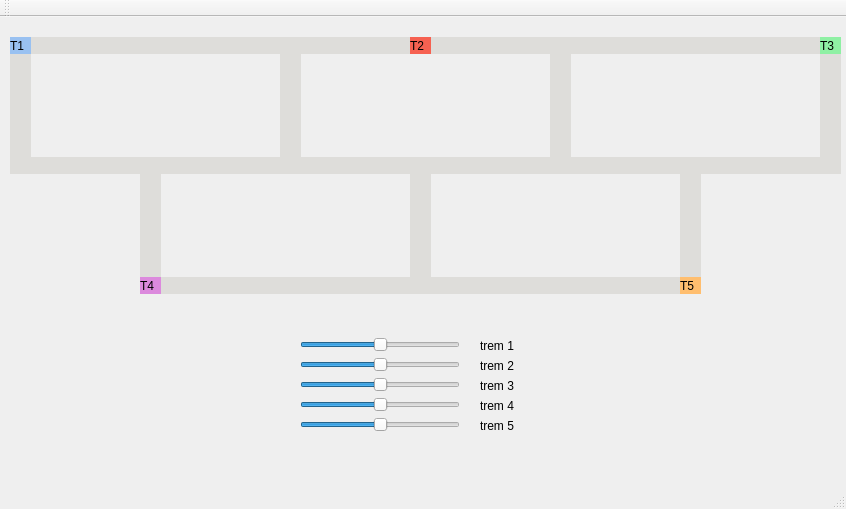
<?xml version="1.0" encoding="UTF-8"?>
<ui version="4.0">
 <class>MainWindow</class>
 <widget class="QMainWindow" name="MainWindow">
  <property name="geometry">
   <rect>
    <x>0</x>
    <y>0</y>
    <width>846</width>
    <height>509</height>
   </rect>
  </property>
  <property name="windowTitle">
   <string>MainWindow</string>
  </property>
  <widget class="QWidget" name="centralWidget">
   <widget class="QLabel" name="label_trem1">
    <property name="geometry">
     <rect>
      <x>10</x>
      <y>20</y>
      <width>21</width>
      <height>17</height>
     </rect>
    </property>
    <property name="styleSheet">
     <string notr="true">QLabel { background:rgb(153, 193, 241)}</string>
    </property>
    <property name="text">
     <string>T1</string>
    </property>
    <property name="scaledContents">
     <bool>false</bool>
    </property>
    <property name="wordWrap">
     <bool>false</bool>
    </property>
   </widget>
   <widget class="QLabel" name="label_trilho1">
    <property name="geometry">
     <rect>
      <x>30</x>
      <y>20</y>
      <width>250</width>
      <height>17</height>
     </rect>
    </property>
    <property name="styleSheet">
     <string notr="true">QLabel { background: rgb(222, 221, 218)}</string>
    </property>
    <property name="text">
     <string/>
    </property>
   </widget>
   <widget class="QLabel" name="label_trilho2">
    <property name="geometry">
     <rect>
      <x>30</x>
      <y>140</y>
      <width>250</width>
      <height>17</height>
     </rect>
    </property>
    <property name="styleSheet">
     <string notr="true">QLabel { background: rgb(222, 221, 218)}</string>
    </property>
    <property name="text">
     <string/>
    </property>
   </widget>
   <widget class="QLabel" name="label_trilho3">
    <property name="geometry">
     <rect>
      <x>280</x>
      <y>20</y>
      <width>21</width>
      <height>137</height>
     </rect>
    </property>
    <property name="styleSheet">
     <string notr="true">QLabel { background: rgb(222, 221, 218)}</string>
    </property>
    <property name="text">
     <string/>
    </property>
   </widget>
   <widget class="QLabel" name="label_trilho4">
    <property name="geometry">
     <rect>
      <x>10</x>
      <y>20</y>
      <width>21</width>
      <height>137</height>
     </rect>
    </property>
    <property name="styleSheet">
     <string notr="true">QLabel { background: rgb(222, 221, 218)}</string>
    </property>
    <property name="text">
     <string/>
    </property>
   </widget>
   <widget class="QLabel" name="label_trilho1_2">
    <property name="geometry">
     <rect>
      <x>300</x>
      <y>20</y>
      <width>250</width>
      <height>17</height>
     </rect>
    </property>
    <property name="styleSheet">
     <string notr="true">QLabel { background: rgb(222, 221, 218)}</string>
    </property>
    <property name="text">
     <string/>
    </property>
   </widget>
   <widget class="QLabel" name="label_trilho2_2">
    <property name="geometry">
     <rect>
      <x>300</x>
      <y>140</y>
      <width>250</width>
      <height>17</height>
     </rect>
    </property>
    <property name="styleSheet">
     <string notr="true">QLabel { background: rgb(222, 221, 218)}</string>
    </property>
    <property name="text">
     <string/>
    </property>
   </widget>
   <widget class="QLabel" name="label_trem2">
    <property name="geometry">
     <rect>
      <x>410</x>
      <y>20</y>
      <width>21</width>
      <height>17</height>
     </rect>
    </property>
    <property name="styleSheet">
     <string notr="true">QLabel { background: rgb(246, 97, 81)}</string>
    </property>
    <property name="text">
     <string>T2</string>
    </property>
   </widget>
   <widget class="QLabel" name="label_trilho2_3">
    <property name="geometry">
     <rect>
      <x>160</x>
      <y>260</y>
      <width>250</width>
      <height>17</height>
     </rect>
    </property>
    <property name="styleSheet">
     <string notr="true">QLabel { background: rgb(222, 221, 218)}</string>
    </property>
    <property name="text">
     <string/>
    </property>
   </widget>
   <widget class="QLabel" name="label_trem4">
    <property name="geometry">
     <rect>
      <x>140</x>
      <y>260</y>
      <width>21</width>
      <height>17</height>
     </rect>
    </property>
    <property name="styleSheet">
     <string notr="true">QLabel { background: rgb(220, 138, 221) }</string>
    </property>
    <property name="text">
     <string>T4</string>
    </property>
   </widget>
   <widget class="QLabel" name="label_trilho3_2">
    <property name="geometry">
     <rect>
      <x>140</x>
      <y>140</y>
      <width>21</width>
      <height>137</height>
     </rect>
    </property>
    <property name="styleSheet">
     <string notr="true">QLabel { background: rgb(222, 221, 218)}</string>
    </property>
    <property name="text">
     <string/>
    </property>
   </widget>
   <widget class="QLabel" name="label_trilho2_4">
    <property name="geometry">
     <rect>
      <x>570</x>
      <y>140</y>
      <width>250</width>
      <height>17</height>
     </rect>
    </property>
    <property name="styleSheet">
     <string notr="true">QLabel { background: rgb(222, 221, 218)}</string>
    </property>
    <property name="text">
     <string/>
    </property>
   </widget>
   <widget class="QLabel" name="label_trilho1_4">
    <property name="geometry">
     <rect>
      <x>570</x>
      <y>20</y>
      <width>250</width>
      <height>17</height>
     </rect>
    </property>
    <property name="styleSheet">
     <string notr="true">QLabel { background: rgb(222, 221, 218)}</string>
    </property>
    <property name="text">
     <string/>
    </property>
   </widget>
   <widget class="QLabel" name="label_trilho4_4">
    <property name="geometry">
     <rect>
      <x>820</x>
      <y>20</y>
      <width>21</width>
      <height>137</height>
     </rect>
    </property>
    <property name="styleSheet">
     <string notr="true">QLabel { background: rgb(222, 221, 218)}</string>
    </property>
    <property name="text">
     <string/>
    </property>
   </widget>
   <widget class="QLabel" name="label_trilho3_3">
    <property name="geometry">
     <rect>
      <x>550</x>
      <y>20</y>
      <width>21</width>
      <height>137</height>
     </rect>
    </property>
    <property name="styleSheet">
     <string notr="true">QLabel { background: rgb(222, 221, 218)}</string>
    </property>
    <property name="text">
     <string/>
    </property>
   </widget>
   <widget class="QLabel" name="label_trem3">
    <property name="geometry">
     <rect>
      <x>820</x>
      <y>20</y>
      <width>21</width>
      <height>17</height>
     </rect>
    </property>
    <property name="styleSheet">
     <string notr="true">QLabel { background: rgb(143, 240, 164) }</string>
    </property>
    <property name="text">
     <string>T3</string>
    </property>
   </widget>
   <widget class="QLabel" name="label_trilho2_5">
    <property name="geometry">
     <rect>
      <x>430</x>
      <y>260</y>
      <width>250</width>
      <height>17</height>
     </rect>
    </property>
    <property name="styleSheet">
     <string notr="true">QLabel { background: rgb(222, 221, 218)}</string>
    </property>
    <property name="text">
     <string/>
    </property>
   </widget>
   <widget class="QLabel" name="label_trilho3_4">
    <property name="geometry">
     <rect>
      <x>410</x>
      <y>140</y>
      <width>21</width>
      <height>137</height>
     </rect>
    </property>
    <property name="styleSheet">
     <string notr="true">QLabel { background: rgb(222, 221, 218)}</string>
    </property>
    <property name="text">
     <string/>
    </property>
   </widget>
   <widget class="QLabel" name="label_trilho4_5">
    <property name="geometry">
     <rect>
      <x>680</x>
      <y>140</y>
      <width>21</width>
      <height>137</height>
     </rect>
    </property>
    <property name="styleSheet">
     <string notr="true">QLabel { background: rgb(222, 221, 218)}</string>
    </property>
    <property name="text">
     <string/>
    </property>
   </widget>
   <widget class="QLabel" name="label_trem5">
    <property name="geometry">
     <rect>
      <x>680</x>
      <y>260</y>
      <width>21</width>
      <height>17</height>
     </rect>
    </property>
    <property name="styleSheet">
     <string notr="true">QLabel { background: rgb(255, 190, 111)}</string>
    </property>
    <property name="text">
     <string>T5</string>
    </property>
   </widget>
   <widget class="QSlider" name="horizontalSlider">
    <property name="geometry">
     <rect>
      <x>300</x>
      <y>320</y>
      <width>160</width>
      <height>16</height>
     </rect>
    </property>
    <property name="styleSheet">
     <string notr="true"/>
    </property>
    <property name="maximum">
     <number>200</number>
    </property>
    <property name="value">
     <number>100</number>
    </property>
    <property name="orientation">
     <enum>Qt::Horizontal</enum>
    </property>
   </widget>
   <widget class="QSlider" name="horizontalSlider_2">
    <property name="geometry">
     <rect>
      <x>300</x>
      <y>340</y>
      <width>160</width>
      <height>16</height>
     </rect>
    </property>
    <property name="maximum">
     <number>200</number>
    </property>
    <property name="value">
     <number>100</number>
    </property>
    <property name="orientation">
     <enum>Qt::Horizontal</enum>
    </property>
   </widget>
   <widget class="QSlider" name="horizontalSlider_3">
    <property name="geometry">
     <rect>
      <x>300</x>
      <y>360</y>
      <width>160</width>
      <height>16</height>
     </rect>
    </property>
    <property name="maximum">
     <number>200</number>
    </property>
    <property name="value">
     <number>100</number>
    </property>
    <property name="sliderPosition">
     <number>100</number>
    </property>
    <property name="orientation">
     <enum>Qt::Horizontal</enum>
    </property>
   </widget>
   <widget class="QSlider" name="horizontalSlider_4">
    <property name="geometry">
     <rect>
      <x>300</x>
      <y>380</y>
      <width>160</width>
      <height>16</height>
     </rect>
    </property>
    <property name="maximum">
     <number>200</number>
    </property>
    <property name="value">
     <number>100</number>
    </property>
    <property name="orientation">
     <enum>Qt::Horizontal</enum>
    </property>
   </widget>
   <widget class="QSlider" name="horizontalSlider_5">
    <property name="geometry">
     <rect>
      <x>300</x>
      <y>400</y>
      <width>160</width>
      <height>16</height>
     </rect>
    </property>
    <property name="maximum">
     <number>200</number>
    </property>
    <property name="value">
     <number>100</number>
    </property>
    <property name="orientation">
     <enum>Qt::Horizontal</enum>
    </property>
   </widget>
   <widget class="QLabel" name="label">
    <property name="geometry">
     <rect>
      <x>480</x>
      <y>320</y>
      <width>67</width>
      <height>17</height>
     </rect>
    </property>
    <property name="text">
     <string>trem 1</string>
    </property>
   </widget>
   <widget class="QLabel" name="label_2">
    <property name="geometry">
     <rect>
      <x>480</x>
      <y>340</y>
      <width>67</width>
      <height>17</height>
     </rect>
    </property>
    <property name="text">
     <string>trem 2</string>
    </property>
   </widget>
   <widget class="QLabel" name="label_3">
    <property name="geometry">
     <rect>
      <x>480</x>
      <y>360</y>
      <width>67</width>
      <height>17</height>
     </rect>
    </property>
    <property name="text">
     <string>trem 3</string>
    </property>
   </widget>
   <widget class="QLabel" name="label_4">
    <property name="geometry">
     <rect>
      <x>480</x>
      <y>380</y>
      <width>67</width>
      <height>17</height>
     </rect>
    </property>
    <property name="text">
     <string>trem 4</string>
    </property>
   </widget>
   <widget class="QLabel" name="label_5">
    <property name="geometry">
     <rect>
      <x>480</x>
      <y>400</y>
      <width>67</width>
      <height>17</height>
     </rect>
    </property>
    <property name="text">
     <string>trem 5</string>
    </property>
   </widget>
   <zorder>label_trilho3_2</zorder>
   <zorder>label_trilho4_5</zorder>
   <zorder>label_trilho3_4</zorder>
   <zorder>label_trilho3_3</zorder>
   <zorder>label_trilho1</zorder>
   <zorder>label_trilho2</zorder>
   <zorder>label_trilho3</zorder>
   <zorder>label_trilho4</zorder>
   <zorder>label_trem1</zorder>
   <zorder>label_trilho1_2</zorder>
   <zorder>label_trilho2_2</zorder>
   <zorder>label_trem2</zorder>
   <zorder>label_trilho2_3</zorder>
   <zorder>label_trilho2_4</zorder>
   <zorder>label_trilho1_4</zorder>
   <zorder>label_trilho4_4</zorder>
   <zorder>label_trem3</zorder>
   <zorder>label_trilho2_5</zorder>
   <zorder>label_trem5</zorder>
   <zorder>label_trem4</zorder>
   <zorder>horizontalSlider</zorder>
   <zorder>horizontalSlider_2</zorder>
   <zorder>horizontalSlider_3</zorder>
   <zorder>horizontalSlider_4</zorder>
   <zorder>horizontalSlider_5</zorder>
   <zorder>label</zorder>
   <zorder>label_2</zorder>
   <zorder>label_3</zorder>
   <zorder>label_4</zorder>
   <zorder>label_5</zorder>
  </widget>
  <widget class="QMenuBar" name="menuBar">
   <property name="geometry">
    <rect>
     <x>0</x>
     <y>0</y>
     <width>846</width>
     <height>22</height>
    </rect>
   </property>
  </widget>
  <widget class="QToolBar" name="mainToolBar">
   <attribute name="toolBarArea">
    <enum>TopToolBarArea</enum>
   </attribute>
   <attribute name="toolBarBreak">
    <bool>false</bool>
   </attribute>
  </widget>
  <widget class="QStatusBar" name="statusBar"/>
 </widget>
 <layoutdefault spacing="6" margin="11"/>
 <resources/>
 <connections/>
</ui>
